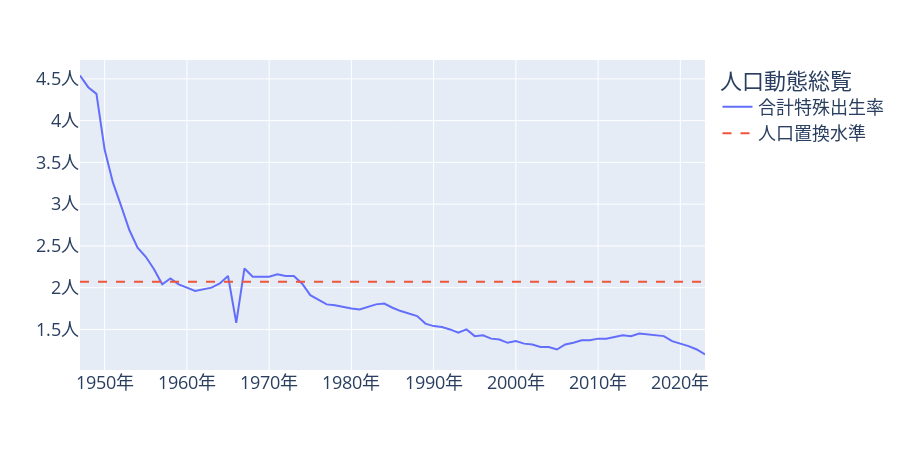

The cell this chart's notebook holds for it:
### Code cell
tfr_fig = px.line(tfr_df, x="年", y="値", color="人口動態総覧")
tfr_fig.add_trace(go.Scatter(
    x = [tfr_df["年"].min(), tfr_df["年"].max()],  # データの「年」の最小と最大を自動で使う
    y=[2.07, 2.07],
    mode="lines", 
    line={"dash": "dash"},
    name="人口置換水準"))
tfr_fig.update_layout(width=900, height=450, font={"size": 18},
    xaxis={"ticksuffix": "年", "title": None},
    yaxis= {"ticksuffix": "人", "title": None}
)
tfr_fig.show()

### Figure 1 — Plotly figure (JSON) as saved in the notebook; plotly's stock layout.template omitted (floating-point values rounded to 4 significant figures)
{"data": [{"hovertemplate": "人口動態総覧=合計特殊出生率<br>年=%{x}<br>値=%{y}<extra></extra>", "legendgroup": "合計特殊出生率", "line": {"color": "#636efa", "dash": "solid"}, "marker": {"symbol": "circle"}, "mode": "lines", "name": "合計特殊出生率", "orientation": "v", "showlegend": true, "type": "scatter", "x": [2023, 2022, 2021, 2020, 2019, 2018, 2017, 2016, 2015, 2014, 2013, 2012, 2011, 2010, 2009, 2008, 2007, 2006, 2005, 2004, 2003, 2002, 2001, 2000, 1999, 1998, 1997, 1996, 1995, 1994, 1993, 1992, 1991, 1990, 1989, 1988, 1987, 1986, 1985, 1984, 1983, 1982, 1981, 1980, 1979, 1978, 1977, 1976, 1975, 1974, 1973, 1972, 1971, 1970, 1969, 1968, 1967, 1966, 1965, 1964, 1963, 1962, 1961, 1960, 1959, 1958, 1957, 1956, 1955, 1954, 1953, 1952, 1951, 1950, 1949, 1948, 1947], "xaxis": "x", "y": [1.2, 1.26, 1.3, 1.33, 1.36, 1.42, 1.43, 1.44, 1.45, 1.42, 1.43, 1.41, 1.39, 1.39, 1.37, 1.37, 1.34, 1.32, 1.26, 1.29, 1.29, 1.32, 1.33, 1.36, 1.34, 1.38, 1.39, 1.43, 1.42, 1.5, 1.46, 1.5, 1.53, 1.54, 1.57, 1.66, 1.69, 1.72, 1.76, 1.81, 1.8, 1.77, 1.74, 1.75, 1.77, 1.79, 1.8, 1.85, 1.91, 2.05, 2.14, 2.14, 2.16, 2.13, 2.13, 2.13, 2.23, 1.58, 2.14, 2.05, 2.0, 1.98, 1.96, 2.0, 2.04, 2.11, 2.04, 2.22, 2.37, 2.48, 2.69, 2.98, 3.26, 3.65, 4.32, 4.4, 4.54], "yaxis": "y"}, {"line": {"dash": "dash"}, "mode": "lines", "name": "人口置換水準", "type": "scatter", "x": [1947, 2023], "y": [2.07, 2.07]}], "layout": {"font": {"size": 18}, "height": 450, "legend": {"title": {"text": "人口動態総覧"}, "tracegroupgap": 0}, "margin": {"t": 60}, "width": 900, "xaxis": {"anchor": "y", "domain": [0, 1], "ticksuffix": "年", "title": {}}, "yaxis": {"anchor": "x", "domain": [0, 1], "ticksuffix": "人", "title": {}}}}
